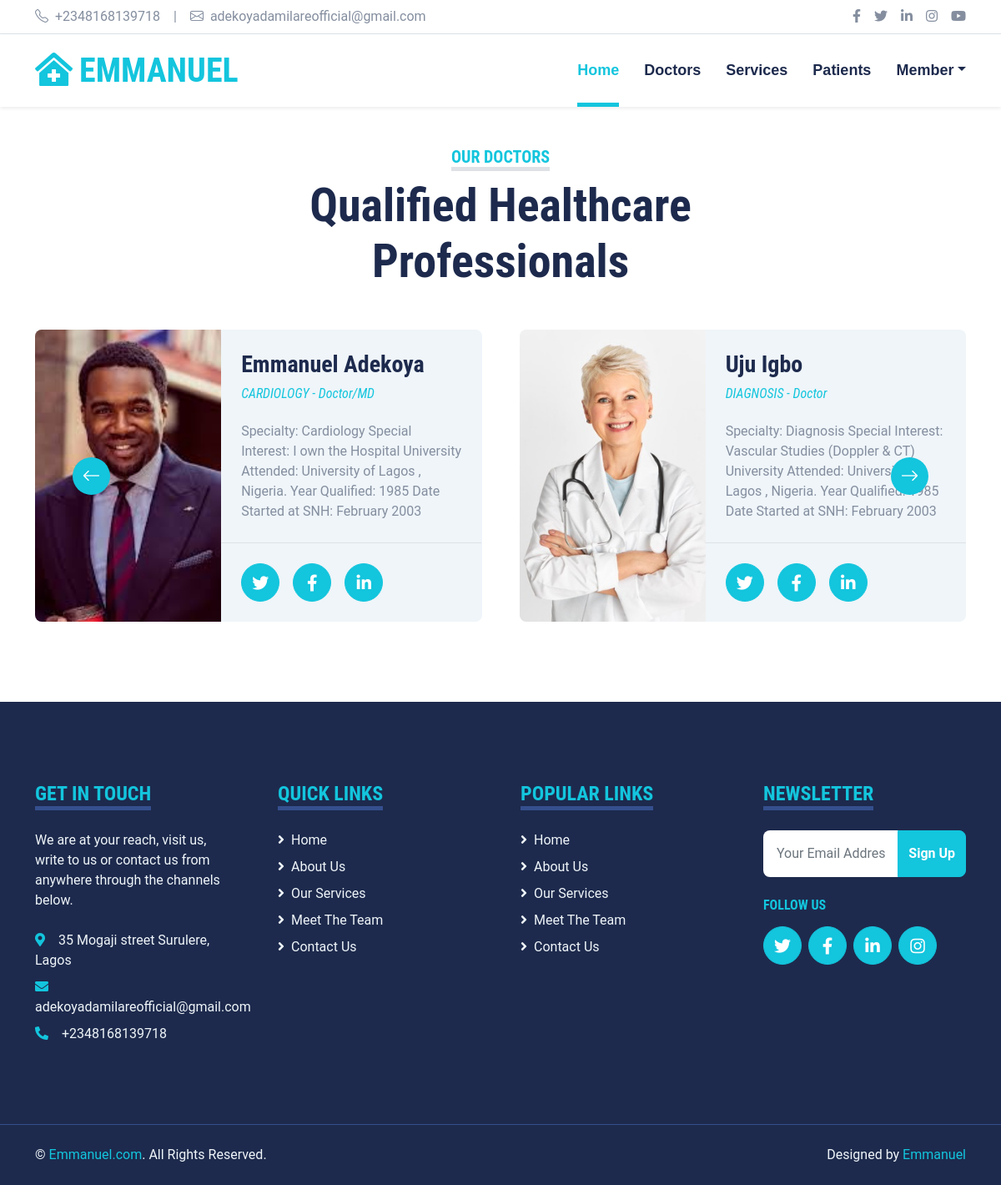
The page /hospital/doctors on the database as committed earlier.
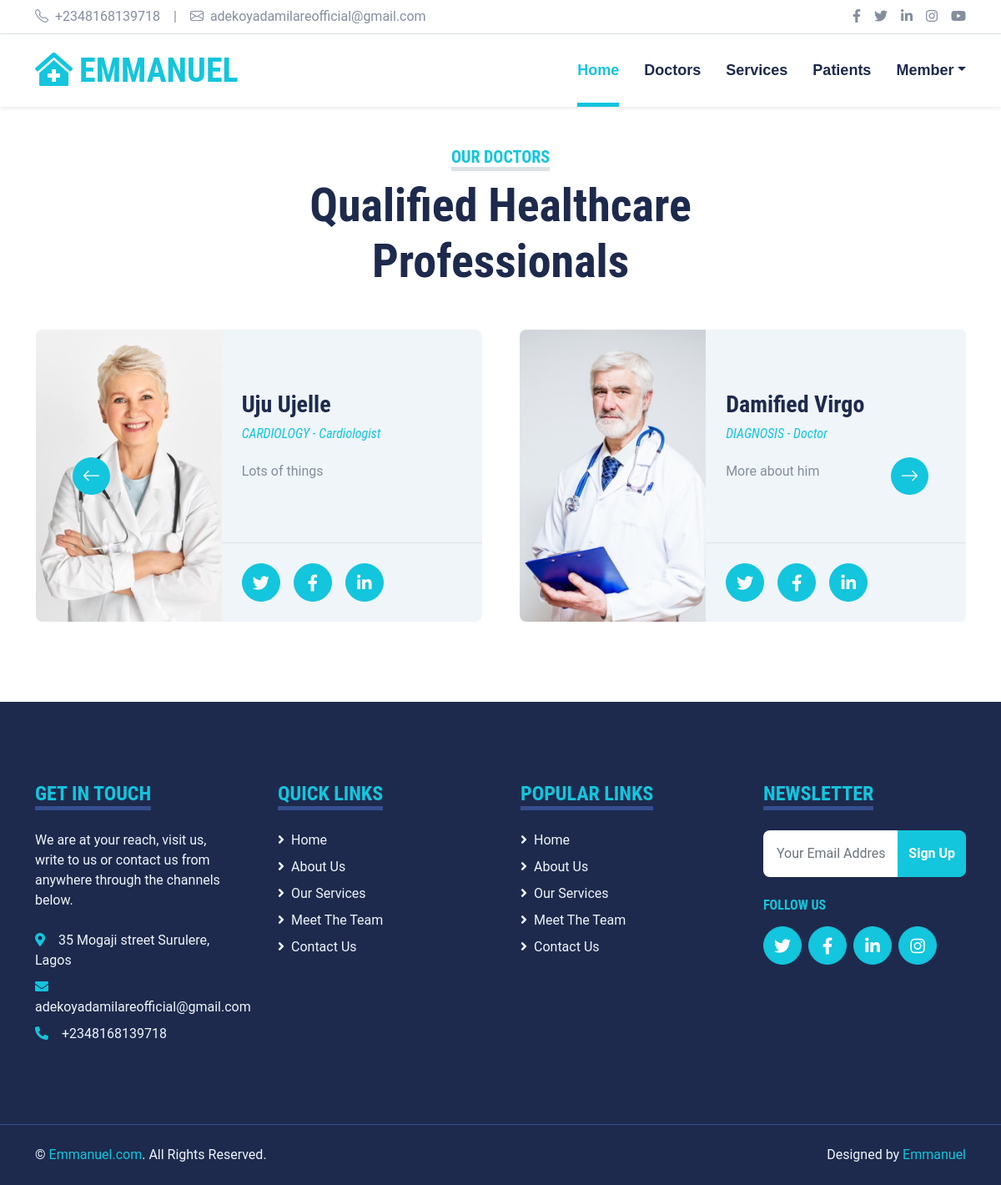
The same page on the database as committed later.
### web/models.py (models this page shows, shortened)
class Doctor(models.Model):
    name = models.CharField(max_length=100)
    age = models.IntegerField()
    email = models.EmailField()
    gender = models.CharField(choices=GENDER_CHOICES, max_length=10)
    address = models.CharField(max_length=100)
    image = models.ImageField(upload_to='doctor_image')
    department = models.ForeignKey(Department, on_delete=models.CASCADE)
    position = models.CharField(max_length=50)
    about = models.TextField()
    date_joined = models.DateTimeField(auto_now_add=True)
    date_updated = models.DateTimeField(auto_now=True)

class Department(models.Model):
    service = models.CharField(choices=SERVICE_CHOICES, max_length=25)
    image = models.ImageField(upload_to='service_image')
    description = models.TextField()
    def __str__(self):
        return self.service

### web/views.py (the view)
# urls.py: path('doctors', DoctorsPage , name='doctors'),
def DoctorsPage(request):
    doctors = Doctor.objects.all()# request.POST("email") # OR request.POST.get["email"] OR request.POST.get("name")
    context = {
        'doctors': doctors
    }
    return render(request, "web/team.html", context)

### web/templates/web/team.html (shortened to what this page needs)
{% extends "web/index.html" %}
{% block content %}
<!DOCTYPE html>
<html lang="en">
<head>
</head>
<body>
        <div class="container-fluid py-5">
            <div class="container">
                <div class="text-center mx-auto mb-5" style="max-width: 500px;">
                    <h5 class="d-inline-block text-primary text-uppercase border-bottom border-5">Our Doctors</h5>
                    <h1 class="display-4">Qualified Healthcare Professionals</h1>
                </div>
                <div class="owl-carousel team-carousel position-relative">
                    {% for i in doctors %}
                    <div class="team-item">
                        <div class="row g-0 bg-light rounded overflow-hidden">
                            <div class="col-12 col-sm-5 h-100">
                                <img class="img-fluid h-100" src="{{ i.image.url }}" style="object-fit: cover;">
                            </div>
                            <div class="col-12 col-sm-7 h-100 d-flex flex-column">
                                <div class="mt-auto p-4">
                                    <h3>{{ i.name }}</h3>
                                    <h6 class="fw-normal fst-italic text-primary mb-4">{{ i.department }} - {{ i.position }} </h6>
                                    <p class="m-0">{{ i.about }}</p>
                                </div>
                                <div class="d-flex mt-auto border-top p-4">
                                    <a class="btn btn-lg btn-primary btn-lg-square rounded-circle me-3" href="#"><i class="fab fa-twitter"></i></a>
                                    <a class="btn btn-lg btn-primary btn-lg-square rounded-circle me-3" href="#"><i class="fab fa-facebook-f"></i></a>
                                    <a class="btn btn-lg btn-primary btn-lg-square rounded-circle" href="#"><i class="fab fa-linkedin-in"></i></a>
                                </div>
                            </div>
                        </div>
                    </div>
                    {% endfor %}
                </div>
            </div>
        </div>
</body>
</html>
{% endblock content %}

### web/templates/web/index.html (shortened to what this page needs)
{% load static %}
<!DOCTYPE html>
<html lang="en">
<head>
    <link href="https://cdnjs.cloudflare.com/ajax/libs/font-awesome/5.15.0/css/all.min.css" rel="stylesheet">
    <link href="https://cdn.jsdelivr.net/npm/bootstrap-icons@1.4.1/font/bootstrap-icons.css" rel="stylesheet">
    <link href="{% static 'web/lib/owlcarousel/assets/owl.carousel.min.css' %}" rel="stylesheet">
    <link href="{% static 'web/lib/tempusdominus/css/tempusdominus-bootstrap-4.min.css' %}" rel="stylesheet" />
    <link href="{% static 'web/css/bootstrap.min.css' %}" rel="stylesheet">
    <link href="{% static 'web/css/style.css' %}" rel="stylesheet">
</head>
<body>
    <div class="container-fluid py-2 border-bottom d-none d-lg-block">
        <div class="container">
            <div class="row">
                <div class="col-md-6 text-center text-lg-start mb-2 mb-lg-0">
                    <div class="d-inline-flex align-items-center">
                        <a class="text-decoration-none text-body pe-3" href=""><i class="bi bi-telephone me-2"></i>+2348168139718</a>
                        <span class="text-body">|</span>
                        <a class="text-decoration-none text-body px-3" href=""><i class="bi bi-envelope me-2"></i>adekoyadamilareofficial@gmail.com</a>
                    </div>
                </div>
                <div class="col-md-6 text-center text-lg-end">
                    <div class="d-inline-flex align-items-center">
                        <a class="text-body px-2" href="">
                            <i class="fab fa-facebook-f"></i>
                        </a>
                        <a class="text-body px-2" href="">
                            <i class="fab fa-twitter"></i>
                        </a>
                        <a class="text-body px-2" href="">
                            <i class="fab fa-linkedin-in"></i>
                        </a>
                        <a class="text-body px-2" href="">
                            <i class="fab fa-instagram"></i>
                        </a>
                        <a class="text-body ps-2" href="">
                            <i class="fab fa-youtube"></i>
                        </a>
                    </div>
                </div>
            </div>
        </div>
    </div>
    <div class="container-fluid sticky-top bg-white shadow-sm">
        <div class="container">
            <nav class="navbar navbar-expand-lg bg-white navbar-light py-3 py-lg-0">
                <a href="{% url 'home' %}" class="navbar-brand">
                    <h1 class="m-0 text-uppercase text-primary"><i class="fa fa-clinic-medical me-2"></i>Emmanuel</h1>
                </a>
                <div class="collapse navbar-collapse" id="navbarCollapse">
                    <div class="navbar-nav ms-auto py-0">
                        <a href="{% url 'home' %}" class="nav-item nav-link active">Home</a>
                        <a href="{% url 'doctors' %}" class="nav-item nav-link">Doctors</a>
                        <a href="{% url 'departments' %}" class="nav-item nav-link">Services</a>
                        <a href="{% url 'patients' %}" class="nav-item nav-link">Patients</a>
                        <div class="nav-item dropdown">
                            <a href="#" class="nav-link dropdown-toggle" data-bs-toggle="dropdown">Member</a>
                        </div>
                    </div>
                </div>
            </nav>
        </div>
    </div>
    {% block content %}{% endblock content %}
    <div class="container-fluid bg-dark text-light mt-5 py-5">
        <div class="container py-5">
            <div class="row g-5">
                <div class="col-lg-3 col-md-6">
                    <h4 class="d-inline-block text-primary text-uppercase border-bottom border-5 border-secondary mb-4">Get In Touch</h4>
                    <p class="mb-4">We are at your reach, visit us, write to us or contact us from anywhere through the channels below.</p>
                    <p class="mb-2"><i class="fa fa-map-marker-alt text-primary me-3"></i>35 Mogaji street Surulere, Lagos</p>
                    <p class="mb-2"><i class="fa fa-envelope text-primary me-3"></i>adekoyadamilareofficial@gmail.com</p>
                    <p class="mb-0"><i class="fa fa-phone-alt text-primary me-3"></i>+2348168139718</p>
                </div>
                <div class="col-lg-3 col-md-6">
                    <h4 class="d-inline-block text-primary text-uppercase border-bottom border-5 border-secondary mb-4">Quick Links</h4>
                    <div class="d-flex flex-column justify-content-start">
                        <a class="text-light mb-2" href="{% url 'home' %}"><i class="fa fa-angle-right me-2"></i>Home</a>
                        <a class="text-light mb-2" href="{% url 'home' %}"><i class="fa fa-angle-right me-2"></i>About Us</a>
                        <a class="text-light mb-2" href="{% url 'departments' %}"><i class="fa fa-angle-right me-2"></i>Our Services</a>
                        <a class="text-light mb-2" href="{% url 'doctors' %}"><i class="fa fa-angle-right me-2"></i>Meet The Team</a>
                        <a class="text-light" href="#"><i class="fa fa-angle-right me-2"></i>Contact Us</a>
                    </div>
                </div>
                <div class="col-lg-3 col-md-6">
                    <h4 class="d-inline-block text-primary text-uppercase border-bottom border-5 border-secondary mb-4">Popular Links</h4>
                    <div class="d-flex flex-column justify-content-start">
                        <a class="text-light mb-2" href="{% url 'home' %}"><i class="fa fa-angle-right me-2"></i>Home</a>
                        <a class="text-light mb-2" href="{% url 'home' %}"><i class="fa fa-angle-right me-2"></i>About Us</a>
                        <a class="text-light mb-2" href="{% url 'departments' %}"><i class="fa fa-angle-right me-2"></i>Our Services</a>
                        <a class="text-light mb-2" href="{% url 'doctors' %}"><i class="fa fa-angle-right me-2"></i>Meet The Team</a>
                        <a class="text-light" href="#"><i class="fa fa-angle-right me-2"></i>Contact Us</a>
                    </div>
                </div>
                <div class="col-lg-3 col-md-6">
                    <h4 class="d-inline-block text-primary text-uppercase border-bottom border-5 border-secondary mb-4">Newsletter</h4>
                    <form action="" method="post">
                        <div class="input-group">
                            <input type="text" class="form-control p-3 border-0" name="email" placeholder="Your Email Address">
                            <button type="submit" class="btn btn-primary">Sign Up</button>
                        </div>
                    </form>
                    <h6 class="text-primary text-uppercase mt-4 mb-3">Follow Us</h6>
                    <div class="d-flex">
                        <a class="btn btn-lg btn-primary btn-lg-square rounded-circle me-2" href="https://twitter.com/iamdamified"><i class="fab fa-twitter"></i></a>
                        <a class="btn btn-lg btn-primary btn-lg-square rounded-circle me-2" href="https://www.facebook.com/adekoyadray"><i class="fab fa-facebook-f"></i></a>
                        <a class="btn btn-lg btn-primary btn-lg-square rounded-circle me-2" href="https://www.linkedin.com/in/emmanuel-adekoya-pmp-740325244/"><i class="fab fa-linkedin-in"></i></a>
                        <a class="btn btn-lg btn-primary btn-lg-square rounded-circle" href="https://www.instagram.com/iamdamified/"><i class="fab fa-instagram"></i></a>
                    </div>
                </div>
            </div>
        </div>
    </div>
    <div class="container-fluid bg-dark text-light border-top border-secondary py-4">
        <div class="container">
            <div class="row g-5">
                <div class="col-md-6 text-center text-md-start">
                    <p class="mb-md-0">&copy; <a class="text-primary" href="#">Emmanuel.com</a>. All Rights Reserved.</p>
                </div>
                <div class="col-md-6 text-center text-md-end">
                    <p class="mb-0">Designed by <a class="text-primary" href="">Emmanuel</a></p>
                </div>
            </div>
        </div>
    </div>
</body>
</html>

### web/static/web/css/style.css (style rules this page uses)
:root { --primary: #13C5DD; --secondary: #354F8E; --light: #EFF5F9; --dark: #1D2A4D; }
.btn { font-weight: 700; transition: .5s; }
.btn-primary { color: #FFFFFF; }
.btn-lg-square { width: 46px; height: 46px; }
.btn-square, .btn-sm-square, .btn-lg-square { padding-left: 0; padding-right: 0; text-align: center; }
.navbar-light .navbar-nav .nav-link { font-family: 'Jost', sans-serif; position: relative; margin-left: 30px; padding: 30px 0; font-size: 18px; font-weight: 700; color: var(--dark); outline: none; transition: .5s; }
.navbar-light .navbar-nav .nav-link:hover, .navbar-light .navbar-nav .nav-link.active { color: var(--primary); }
@media (min-width: 992px) { .navbar-light .navbar-nav .nav-link::before { position: absolute; content: ""; width: 0; height: 5px; bottom: 0; left: 50%; background: var(--primary); transition: .5s; } }
@media (min-width: 992px) { .navbar-light .navbar-nav .nav-link:hover::before, .navbar-light .navbar-nav .nav-link.active::before { width: 100%; left: 0; } }
@media (min-width: 576px) { .team-item .row { height: 350px; } }

Rows that differ between the two databases and show on the page:
removed Doctor: image (picture), name "Emmanuel Adekoya", department "CARDIOLOGY", position "Doctor/MD", about "Specialty: Cardiology Special Interest: I own the Hospital University Attended: University of Lagos , Nigeria. Year Qualified: 1985 Date Started at SNH: February 2003"
removed Doctor: image (picture), name "Uju Igbo", department "DIAGNOSIS", position "Doctor", about "Specialty: Diagnosis Special Interest: Vascular Studies (Doppler & CT) University Attended: University of Lagos , Nigeria. Year Qualified: 1985 Date Started at SNH: February 2003"
added Doctor: image (picture), name "Uju Ujelle", department "CARDIOLOGY", position "Cardiologist", about "Lots of things"
added Doctor: image (picture), name "Damified Virgo", department "DIAGNOSIS", position "Doctor", about "More about him"
